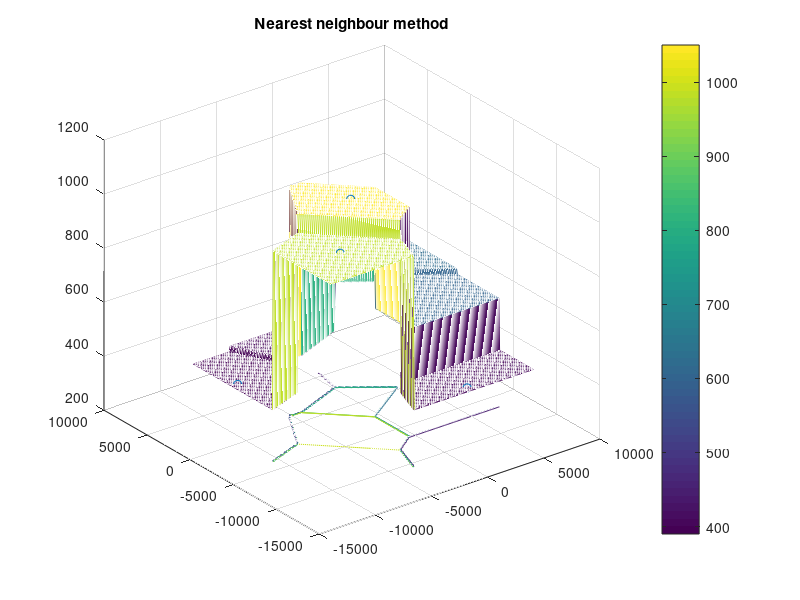
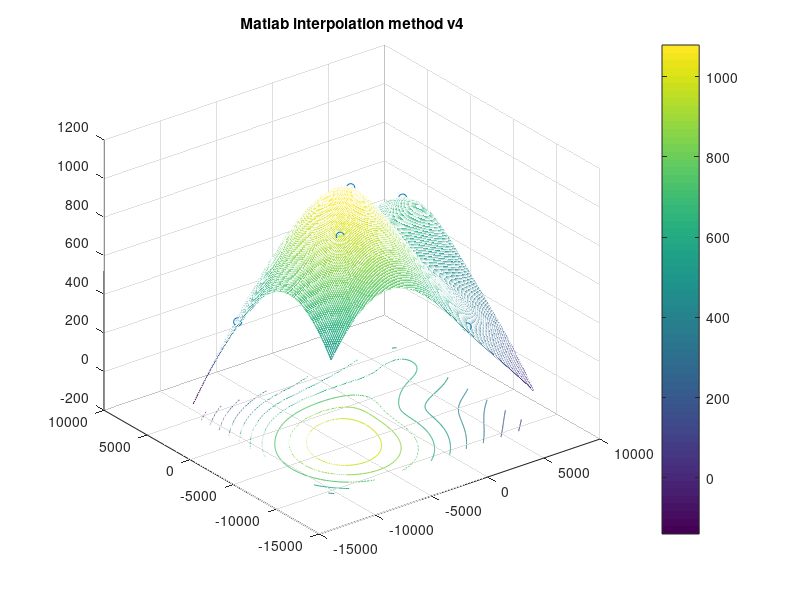
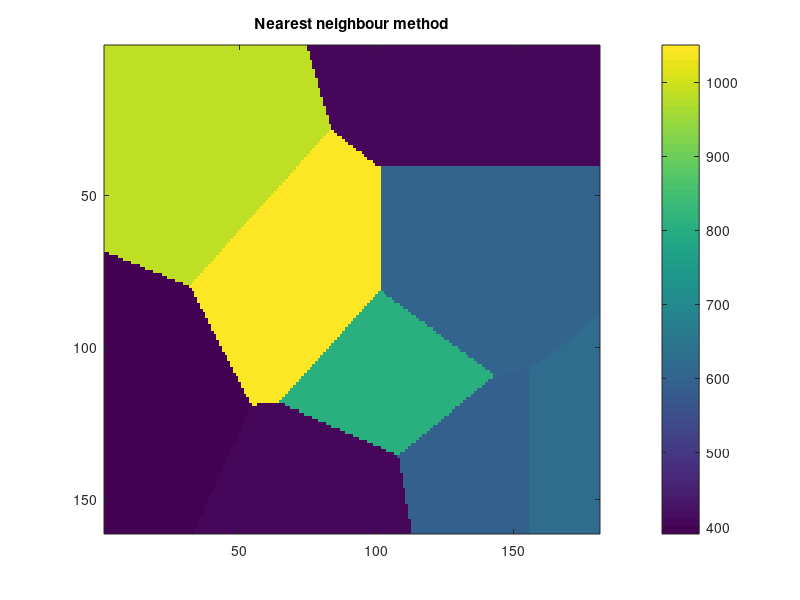
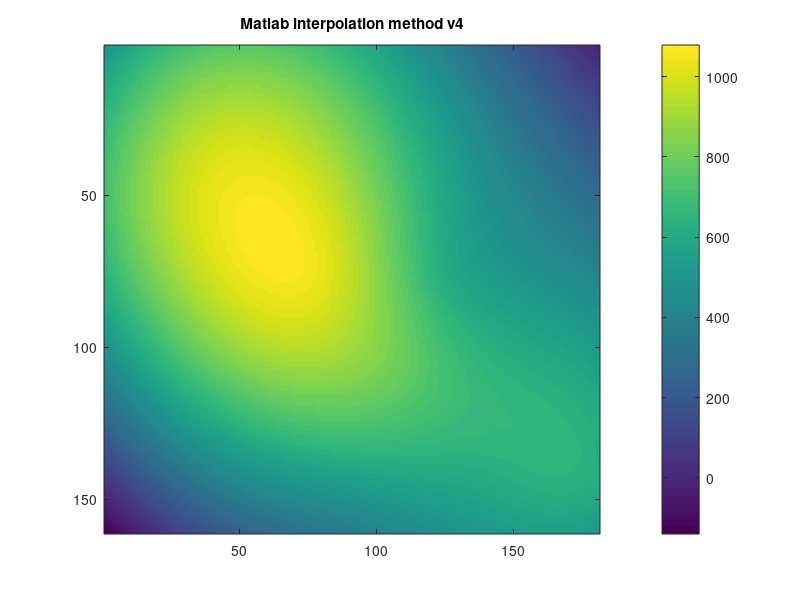

The MATLAB source for these figures, in order: (Note: this script raises an error after producing the figures.)
%Areal precipitation
%interpolation of point information to grid
%
%exercise is modifed from:
%www.ce.utexas.edu/prof/maidment/ce394k/rainfall/rainfall.htm
%Thanks Christine and David!
%
%

clear all;
close all;

%data:
X=[
1      7000   4000   620.00
2      3000   4000   590.00
3     -2000   5000   410.00
4    -10000   1000   390.00
5     -3000  -3000  1050.00
6     -7000  -7000   980.00
7      2000  -3000   600.00
8      2000 -10000   410.00
9      0        0    810.00
];

stations = X(:,1);      % id-number of gauge stations
x_obs = X(:,2);         % x-coordinates
y_obs = X(:,3);         % y-coordinates
z_obs = X(:,4);         % precipitation (mm/y) 

%make a regular grid
%
%first, find coordinates of corner in grid
%let it be a small distance of 200 m outside min and max values
%
outside = 500; %you may change this later

minx = min(x_obs) - outside;
maxx = max(x_obs) + outside;
miny = min(y_obs) - outside;
maxy = max(y_obs) + outside;

%specify how dense (or sparse) you want to make the grid
%eg. 100 m spacing in x- and y- direction
%
dx = 100;
dy = 100;

%generate the coordinates of the regular grid:
[XI,YI]=meshgrid(minx:dx:maxx,miny:dy:maxy);

%interpolate precipitation by nearest neighbour method (similar to Theissen
%polygons
ZI_near = griddata(x_obs,y_obs,z_obs,XI,YI,'nearest');

%plot result
figure;
meshc(XI,YI,ZI_near), hold
plot3(x_obs,y_obs,z_obs,'o'), hold off
title('Nearest neighbour method');
colorbar;

%try other methods, eg. cubic
ZI_v4 = griddata(x_obs,y_obs,z_obs,XI,YI,'v4');

%plot result
figure;
meshc(XI,YI,ZI_v4), hold
plot3(x_obs,y_obs,z_obs,'o'), hold off
title('Matlab interpolation method v4');
colorbar;

%plot vaules in xy-grid
figure
imagesc(ZI_near);
title('Nearest neighbour method');
colorbar;

figure
imagesc(ZI_v4);
title('Matlab interpolation method v4'); % cubic spline
colorbar;

%compare the results
diff = ZI_near-ZI_v4;
%figure
%imagesc(diff);
%title('Difference between nearest neighbour method and v4');
%colorbar;

% ordinary kriging in all grid points

[n,m]=size(XI);
xo=reshape(XI,1,n*m);
yo=reshape(YI,1,n*m);

ones_row=ones(1,n*m);
x_obs_rows=x_obs*ones_row;   %which is a matrix of equal columns
y_obs_rows=y_obs*ones_row;   %which is a matrix of equal columns

x=[xo;x_obs_rows];
y=[yo;y_obs_rows];

[n,m]=size(x_obs);

%calculate distances between all observations
for i=1:n
  for j=i:n  %save a bit CPU because of symmetry
   rd(i,j)=sqrt((x_obs(i)-x_obs(j)).^2+(y_obs(i)-y_obs(j)).^2);
  end
end

rd=rd+rd'; %make symmetric matrix

%covariance model
C0=0;           %nugget, zero in example
C1=500 - C0;    %C1 + C0 = sill
a=10000;        %range
pr=log(1-0.95); %practical range at 95% of C1 + C0

%exponential semivariogram model
egh = C0 + C1*(1-exp(pr.*(rd/a))); 

%exponential covariance model
ech = C0 + C1 - egh; 

%add ones to calculate Lagrange multiplier

lagrange_row=ones(1,n); % a row of ones
ech=[ech;lagrange_row];

lagrange_column=[lagrange_row';0]; % remember zero in ch(n+1,n+1)

ech=[ech,lagrange_column]; %and column of ones

% or calculate (and save) by:
 m1 = [xo',  yo'];
 m2 = [x_obs,y_obs];
%
% calculate distances between all grid points and all observations
tic; 
ro=find_norm(m1,m2); 
t3=toc;

%exponential semivariogram model
ego = C0 + C1*(1-exp(pr.*(ro/a))); 

%exponential covariance model
ecc = C0 + C1 - ego; 

%remember ones_row = ones(1,n*m);
eco=[ecc';ones_row];
  
%calculate kriging weights
We=(ech^-1)*eco;

[nn,mm]=size(z_obs);

%ordinary kriging BLUE-estimates
z_est=We(1:nn,:)'*z_obs;

[n,m]=size(XI);
z_kriging=reshape(z_est',n,m);

%plot result
figure;
meshc(XI,YI,z_kriging), hold
plot3(x_obs,y_obs,z_obs,'o'), hold off
title('Ordinary kriging')

figure
imagesc(z_kriging)
colorbar
title('Ordinary kriging')

%calculate kriging error

var0 = trace(ech(1:nn,1:nn))/nn;    % var0 = C0 + C1 if C0 and C1 are constants.
                                    % by sum(diag), measurement errors
                                    % may be added by adding a number
                                    % to diagonal elements
%kriging variance
for i=1:n*m
  sk(:,i) = var0 - We(:,i)'*eco(:,i);
end

%kriging error:
stdk=(sk).^(1/2);
kerror=reshape(stdk,n,m);


figure;
imagesc(real(kerror));     %in one point kriging variance is slightly negative
colorbar;
title('Kriging error')

%compare the kriging with nearest neighbour
diff2 = z_kriging-ZI_near;
%figure
%imagesc(diff2);
%title('Difference between ordinary kriging and nearest neigbour interpolation method');
%colorbar;

%compare the kriging with v4 method
diff3 = z_kriging-ZI_v4;
%figure
%imagesc(diff3);
%title('Difference between ordinary kriging and v4 interpolation method');
%colorbar;



%regression is equal to pure nugget 
%i.e. ecc=zeros everery where, cf. Goovaerts et al. 2005, p.7
[n,m] = size(ecc);
ecc_regression = zeros(n,m);
eco_regression = [ecc_regression';ones_row];
We_regression = (ech^-1)*eco_regression;
z_regression = We_regression(1:nn,:)'*z_obs;
[n,m] = size(XI);
pure_nugget_interpolation = reshape(z_regression',n,m);
% but it apply only a horizontal plane 

%this is better (c.f. help > multiple regression)
Xr = [ones(size(x_obs)) x_obs y_obs];
a = Xr\z_obs;                  
regression_surface_2D = a(1)+ a(2)*XI + a(3)*YI;
%or
%regression_surface_2D = Xr*a;

figure;
meshc(XI,YI,regression_surface_2D), hold
plot3(x_obs,y_obs,z_obs,'o'), hold off
title('Linear regression surface')


% and second order multiple regression 
% which you should avoid because of non-physical values in
% extrapolation domain
Xr2=[Xr,x_obs.^2,x_obs.*y_obs,y_obs.^2];
a2=Xr2\z_obs
ZI_reg2 = a2(1) + a2(2)*XI + a2(3)*YI + a2(4)*(XI.*XI) + a2(5)*(XI.*YI) + a2(6)*(YI.*YI);
figure;
meshc(XI,YI,ZI_reg2); hold;
plot3(x_obs,y_obs,z_obs,'o'), hold off
title('2.order multiple regression surface')


%include 2D trend (in a quasi-scientific way), 
%becuase in linear regression residuals are (in principle) random numers 
z_regression_points = a(1) + a(2)*x_obs + a(3)*y_obs;
% which is equivalent to
%z_regression_points = Xr*a;

z_residual = z_obs - z_regression_points;

% use same kriging weights as above
z_est_residual = We(1:nn,:)'*z_residual;  
	    % a better approach would be to calculate a new semivariogram
	    % based on the residuals.
z_est_residual_grid = reshape(z_est_residual,n,m);
z_est_m_trend = z_est_residual_grid + regression_surface_2D;


figure;
meshc(XI,YI,z_est_residual_grid), hold
plot3(x_obs,y_obs,z_residual,'o'), hold off
title('Ordinary kriging of residuals')


figure;
meshc(XI,YI,z_est_m_trend), hold
plot3(x_obs,y_obs,z_obs,'o'), hold off
title('Ordinary kriging with trend from linear regression')



%calculate average areal precipitation
fprintf('\nMean of observations:                    %.1f\n',mean(z_obs));
fprintf('Mean of pure nugget interpolation:       %.1f\n',sum(sum(pure_nugget_interpolation))/(n*m)); 
fprintf('Mean of linear regression surface:       %.1f\n',sum(sum(regression_surface_2D))/(n*m));
fprintf('Mean of nearest neigbour interpoloation: %.1f\n',sum(sum(ZI_near))/(n*m));
fprintf('Mean of MATLAB interpolation v4:         %.1f\n',sum(sum(ZI_v4))/(n*m));
fprintf('Mean of ordinary kriging interpolation:  %.1f\n',sum(sum(z_kriging))/(n*m));
fprintf('Mean of kriging with trend included   :  %.1f\n',sum(sum(z_est_m_trend))/(n*m));
